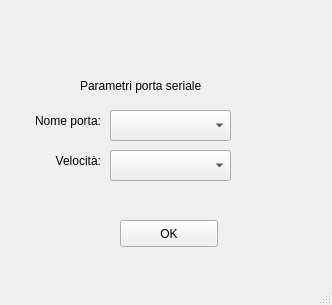
<?xml version="1.0" encoding="UTF-8"?>
<ui version="4.0">
 <class>Parametri</class>
 <widget class="QMainWindow" name="Parametri">
  <property name="geometry">
   <rect>
    <x>0</x>
    <y>0</y>
    <width>332</width>
    <height>305</height>
   </rect>
  </property>
  <property name="maximumSize">
   <size>
    <width>800</width>
    <height>600</height>
   </size>
  </property>
  <property name="windowTitle">
   <string>Parametri</string>
  </property>
  <widget class="QWidget" name="centralwidget">
   <widget class="QPushButton" name="pOK_2">
    <property name="geometry">
     <rect>
      <x>120</x>
      <y>220</y>
      <width>98</width>
      <height>27</height>
     </rect>
    </property>
    <property name="text">
     <string>OK</string>
    </property>
   </widget>
   <widget class="QComboBox" name="n_porta">
    <property name="geometry">
     <rect>
      <x>110</x>
      <y>110</y>
      <width>121</width>
      <height>31</height>
     </rect>
    </property>
   </widget>
   <widget class="QLabel" name="label">
    <property name="geometry">
     <rect>
      <x>10</x>
      <y>110</y>
      <width>91</width>
      <height>21</height>
     </rect>
    </property>
    <property name="text">
     <string>Nome porta:</string>
    </property>
    <property name="alignment">
     <set>Qt::AlignRight|Qt::AlignTrailing|Qt::AlignVCenter</set>
    </property>
   </widget>
   <widget class="QComboBox" name="v_porta">
    <property name="geometry">
     <rect>
      <x>110</x>
      <y>150</y>
      <width>121</width>
      <height>31</height>
     </rect>
    </property>
   </widget>
   <widget class="QLabel" name="label_2">
    <property name="geometry">
     <rect>
      <x>40</x>
      <y>150</y>
      <width>61</width>
      <height>21</height>
     </rect>
    </property>
    <property name="text">
     <string>Velocità:</string>
    </property>
    <property name="alignment">
     <set>Qt::AlignRight|Qt::AlignTrailing|Qt::AlignVCenter</set>
    </property>
   </widget>
   <widget class="QLabel" name="label_4">
    <property name="geometry">
     <rect>
      <x>80</x>
      <y>70</y>
      <width>171</width>
      <height>31</height>
     </rect>
    </property>
    <property name="text">
     <string>Parametri porta seriale</string>
    </property>
   </widget>
  </widget>
  <widget class="QStatusBar" name="statusbar"/>
 </widget>
 <resources/>
 <connections/>
 <designerdata>
  <property name="gridDeltaX">
   <number>10</number>
  </property>
  <property name="gridDeltaY">
   <number>10</number>
  </property>
  <property name="gridSnapX">
   <bool>true</bool>
  </property>
  <property name="gridSnapY">
   <bool>true</bool>
  </property>
  <property name="gridVisible">
   <bool>true</bool>
  </property>
 </designerdata>
</ui>
